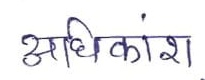
#> input picture word_recognition/words/0.jpg, 205 x 80 px; its folder holds only this picture in this run
$ python bounding.py
#> lines starting #> are read from the running program, lines starting #| are printed output that depends on the picture
import os
import cv2
import numpy as np
import pdb

files = os.listdir('words/')

for file in files:
	img = cv2.imread('words/'+file)
#> img is the input picture: shape (80, 205, 3); mean B, G, R 239.8, 237.5, 237.9
	w, h, _ = img.shape
#> w = 80; h = 205
	a1 = 255*np.ones((w, 50, 3))
	a2 = 255*np.ones((w, 50, 3))
	print(img.shape, a1[:, :, 0].shape)
#| (80, 205, 3) (80, 50)
	#pdb.set_trace()
	new_img = np.hstack([a1, img, a2])
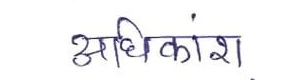
#> new_img: shape (80, 305, 3) float64; mean B, G, R 244.8, 243.2, 243.5
	new_img = cv2.resize(new_img, (new_img.shape[1], 137))
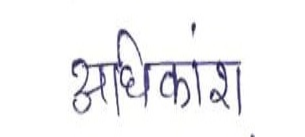
#> new_img: shape (137, 305, 3) float64; mean B, G, R 244.8, 243.2, 243.5
	cv2.imwrite('n1words/'+file, new_img)

$ run again, on word_recognition/words/12.jpg
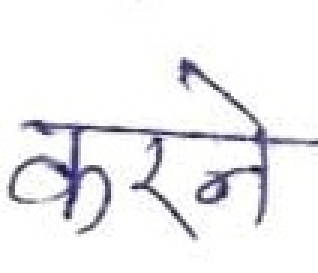
#> input picture word_recognition/words/12.jpg, 106 x 91 px (shown 3 times larger)
#> img is the input picture: shape (91, 106, 3); mean B, G, R 241.1, 239.1, 239.5
#| (91, 106, 3) (91, 50)
#> `new_img = np.hstack([a1, img, a2])`:
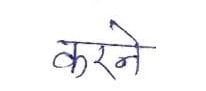
#> new_img: shape (91, 206, 3) float64; mean B, G, R 247.9, 246.8, 247
#> `new_img = cv2.resize(new_img, (new_img.shape[1], 137))`:
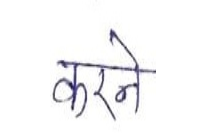
#> new_img: shape (137, 206, 3) float64; mean B, G, R 247.9, 246.8, 247

$ run again, on word_recognition/words/14.jpg
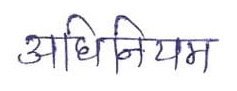
#> input picture word_recognition/words/14.jpg, 237 x 91 px
#> img is the input picture: shape (91, 237, 3); mean B, G, R 241.1, 238.7, 239.2
#| (91, 237, 3) (91, 50)
#> `new_img = np.hstack([a1, img, a2])`:
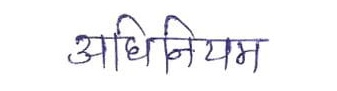
#> new_img: shape (91, 337, 3) float64; mean B, G, R 245.2, 243.5, 243.9
#> `new_img = cv2.resize(new_img, (new_img.shape[1], 137))`:
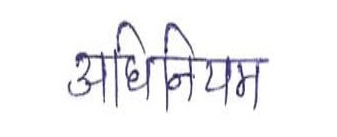
#> new_img: shape (137, 337, 3) float64; mean B, G, R 245.2, 243.5, 243.9
